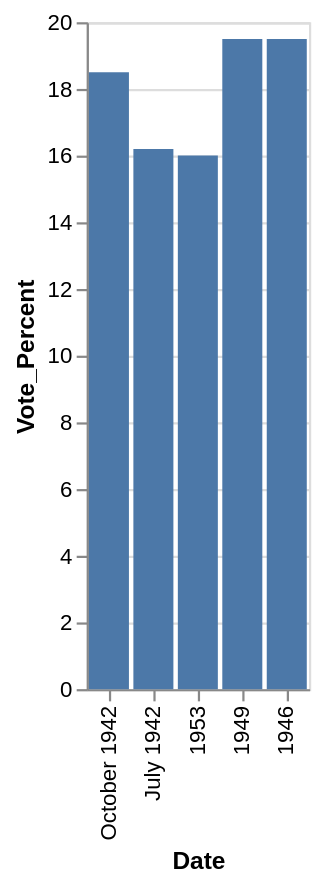

Write a Vega-Lite specification for this figure.
### Vega-Lite specification from a JSON file in a GitHub repository (floating-point values rounded to 4 significant figures)
{"data": {"values": [{"x_data": "July 1942", "y_data": 16.2}, {"x_data": "October 1942", "y_data": 18.5}, {"x_data": "1946", "y_data": 19.5}, {"x_data": "1949", "y_data": 19.5}, {"x_data": "1953", "y_data": 16}]}, "mark": "bar", "encoding": {"x": {"field": "x_data", "type": "nominal", "title": "Date", "sort": "descending"}, "y": {"field": "y_data", "type": "quantitative", "title": "Vote_Percent"}}}
